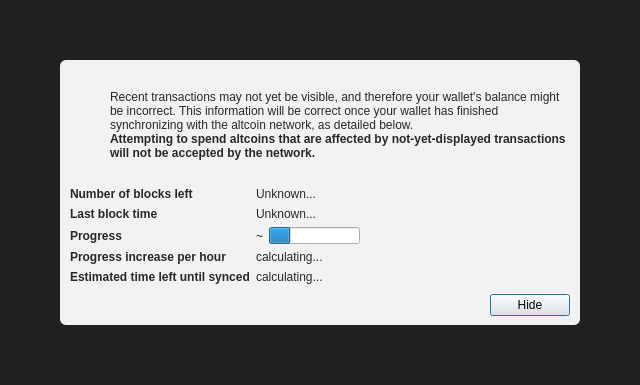
<?xml version="1.0" encoding="UTF-8"?>
<ui version="4.0">
 <class>ModalOverlay</class>
 <widget class="ModalOverlay" name="ModalOverlay">
  <property name="geometry">
   <rect>
    <x>0</x>
    <y>0</y>
    <width>640</width>
    <height>385</height>
   </rect>
  </property>
  <property name="windowTitle">
   <string>Form</string>
  </property>
  <layout class="QVBoxLayout" name="verticalLayout" stretch="0">
   <property name="sizeConstraint">
    <enum>QLayout::SetDefaultConstraint</enum>
   </property>
   <property name="leftMargin">
    <number>0</number>
   </property>
   <property name="topMargin">
    <number>0</number>
   </property>
   <property name="rightMargin">
    <number>0</number>
   </property>
   <property name="bottomMargin">
    <number>0</number>
   </property>
   <item>
    <widget class="QWidget" name="bgWidget" native="true">
     <property name="styleSheet">
      <string notr="true">#bgWidget { background: rgba(0,0,0,220); }</string>
     </property>
     <layout class="QVBoxLayout" name="verticalLayoutMain" stretch="1">
      <property name="leftMargin">
       <number>60</number>
      </property>
      <property name="topMargin">
       <number>60</number>
      </property>
      <property name="rightMargin">
       <number>60</number>
      </property>
      <property name="bottomMargin">
       <number>60</number>
      </property>
      <item>
       <widget class="QWidget" name="contentWidget" native="true">
        <property name="styleSheet">
         <string notr="true">#contentWidget { background: rgba(255,255,255,240); border-radius: 6px; }

QLabel { color: rgb(40,40,40);  }</string>
        </property>
        <layout class="QVBoxLayout" name="verticalLayoutSub" stretch="1,0,0,0">
         <property name="spacing">
          <number>0</number>
         </property>
         <property name="leftMargin">
          <number>10</number>
         </property>
         <property name="topMargin">
          <number>10</number>
         </property>
         <property name="rightMargin">
          <number>10</number>
         </property>
         <property name="bottomMargin">
          <number>10</number>
         </property>
         <item>
          <layout class="QHBoxLayout" name="horizontalLayoutIconText" stretch="0,1">
           <property name="topMargin">
            <number>20</number>
           </property>
           <item>
            <layout class="QVBoxLayout" name="verticalLayoutIcon">
             <property name="leftMargin">
              <number>0</number>
             </property>
             <item>
              <widget class="QPushButton" name="warningIcon">
               <property name="enabled">
                <bool>false</bool>
               </property>
               <property name="text">
                <string/>
               </property>
               <property name="icon">
                <iconset>
                 <normaloff>:/icons/warning</normaloff>
                 <disabledoff>:/icons/warning</disabledoff>:/icons/warning</iconset>
               </property>
               <property name="iconSize">
                <size>
                 <width>48</width>
                 <height>48</height>
                </size>
               </property>
               <property name="flat">
                <bool>true</bool>
               </property>
              </widget>
             </item>
             <item>
              <spacer name="verticalSpacerWarningIcon">
               <property name="orientation">
                <enum>Qt::Vertical</enum>
               </property>
               <property name="sizeHint" stdset="0">
                <size>
                 <width>20</width>
                 <height>40</height>
                </size>
               </property>
              </spacer>
             </item>
            </layout>
           </item>
           <item>
            <layout class="QVBoxLayout" name="verticalLayoutInfoText">
             <property name="leftMargin">
              <number>0</number>
             </property>
             <property name="topMargin">
              <number>0</number>
             </property>
             <item>
              <widget class="QLabel" name="infoText">
               <property name="text">
                <string>Recent transactions may not yet be visible, and therefore your wallet's balance might be incorrect. This information will be correct once your wallet has finished synchronizing with the altcoin network, as detailed below.</string>
               </property>
               <property name="textFormat">
                <enum>Qt::RichText</enum>
               </property>
               <property name="wordWrap">
                <bool>true</bool>
               </property>
              </widget>
             </item>
             <item>
              <widget class="QLabel" name="infoTextStrong">
               <property name="font">
                <font>
                 <weight>75</weight>
                 <bold>true</bold>
                </font>
               </property>
               <property name="text">
                <string>Attempting to spend altcoins that are affected by not-yet-displayed transactions will not be accepted by the network.</string>
               </property>
               <property name="textFormat">
                <enum>Qt::RichText</enum>
               </property>
               <property name="wordWrap">
                <bool>true</bool>
               </property>
              </widget>
             </item>
             <item>
              <spacer name="verticalSpacerInTextSpace">
               <property name="orientation">
                <enum>Qt::Vertical</enum>
               </property>
               <property name="sizeHint" stdset="0">
                <size>
                 <width>20</width>
                 <height>40</height>
                </size>
               </property>
              </spacer>
             </item>
            </layout>
           </item>
          </layout>
         </item>
         <item>
          <spacer name="verticalSpacerAfterText">
           <property name="orientation">
            <enum>Qt::Vertical</enum>
           </property>
           <property name="sizeHint" stdset="0">
            <size>
             <width>20</width>
             <height>40</height>
            </size>
           </property>
          </spacer>
         </item>
         <item>
          <layout class="QFormLayout" name="formLayout">
           <property name="fieldGrowthPolicy">
            <enum>QFormLayout::FieldsStayAtSizeHint</enum>
           </property>
           <property name="horizontalSpacing">
            <number>6</number>
           </property>
           <property name="verticalSpacing">
            <number>6</number>
           </property>
           <property name="topMargin">
            <number>10</number>
           </property>
           <item row="0" column="0">
            <widget class="QLabel" name="labelNumberOfBlocksLeft">
             <property name="font">
              <font>
               <weight>75</weight>
               <bold>true</bold>
              </font>
             </property>
             <property name="text">
              <string>Number of blocks left</string>
             </property>
            </widget>
           </item>
           <item row="0" column="1">
            <widget class="QLabel" name="numberOfBlocksLeft">
             <property name="text">
              <string>Unknown...</string>
             </property>
            </widget>
           </item>
           <item row="1" column="0">
            <widget class="QLabel" name="labelLastBlockTime">
             <property name="font">
              <font>
               <weight>75</weight>
               <bold>true</bold>
              </font>
             </property>
             <property name="text">
              <string>Last block time</string>
             </property>
            </widget>
           </item>
           <item row="1" column="1">
            <widget class="QLabel" name="newestBlockDate">
             <property name="sizePolicy">
              <sizepolicy hsizetype="Maximum" vsizetype="Preferred">
               <horstretch>0</horstretch>
               <verstretch>0</verstretch>
              </sizepolicy>
             </property>
             <property name="text">
              <string>Unknown...</string>
             </property>
            </widget>
           </item>
           <item row="2" column="0">
            <widget class="QLabel" name="labelSyncDone">
             <property name="font">
              <font>
               <weight>75</weight>
               <bold>true</bold>
              </font>
             </property>
             <property name="text">
              <string>Progress</string>
             </property>
            </widget>
           </item>
           <item row="2" column="1">
            <layout class="QHBoxLayout" name="horizontalLayoutSync" stretch="0,1">
             <item>
              <widget class="QLabel" name="percentageProgress">
               <property name="text">
                <string notr="true">~</string>
               </property>
              </widget>
             </item>
             <item>
              <widget class="QProgressBar" name="progressBar">
               <property name="value">
                <number>24</number>
               </property>
               <property name="format">
                <string/>
               </property>
              </widget>
             </item>
            </layout>
           </item>
           <item row="4" column="0">
            <widget class="QLabel" name="labelProgressIncrease">
             <property name="font">
              <font>
               <weight>75</weight>
               <bold>true</bold>
              </font>
             </property>
             <property name="text">
              <string>Progress increase per hour</string>
             </property>
            </widget>
           </item>
           <item row="4" column="1">
            <widget class="QLabel" name="progressIncreasePerH">
             <property name="text">
              <string>calculating...</string>
             </property>
            </widget>
           </item>
           <item row="5" column="0">
            <widget class="QLabel" name="labelEstimatedTimeLeft">
             <property name="font">
              <font>
               <weight>75</weight>
               <bold>true</bold>
              </font>
             </property>
             <property name="text">
              <string>Estimated time left until synced</string>
             </property>
            </widget>
           </item>
           <item row="5" column="1">
            <widget class="QLabel" name="expectedTimeLeft">
             <property name="text">
              <string>calculating...</string>
             </property>
            </widget>
           </item>
          </layout>
         </item>
         <item>
          <layout class="QHBoxLayout" name="horizontalLayoutButtons">
           <property name="leftMargin">
            <number>10</number>
           </property>
           <property name="topMargin">
            <number>10</number>
           </property>
           <item>
            <spacer name="horizontalSpacer">
             <property name="orientation">
              <enum>Qt::Horizontal</enum>
             </property>
             <property name="sizeHint" stdset="0">
              <size>
               <width>40</width>
               <height>20</height>
              </size>
             </property>
            </spacer>
           </item>
           <item>
            <widget class="QPushButton" name="closeButton">
             <property name="text">
              <string>Hide</string>
             </property>
             <property name="focusPolicy">
              <enum>Qt::StrongFocus</enum>
             </property>
             <property name="default">
              <bool>true</bool>
             </property>
            </widget>
           </item>
          </layout>
         </item>
        </layout>
       </widget>
      </item>
     </layout>
    </widget>
   </item>
  </layout>
 </widget>
 <customwidgets>
  <customwidget>
   <class>ModalOverlay</class>
   <extends>QWidget</extends>
   <header>qt/modaloverlay.h</header>
   <container>1</container>
  </customwidget>
 </customwidgets>
 <resources/>
 <connections/>
</ui>
